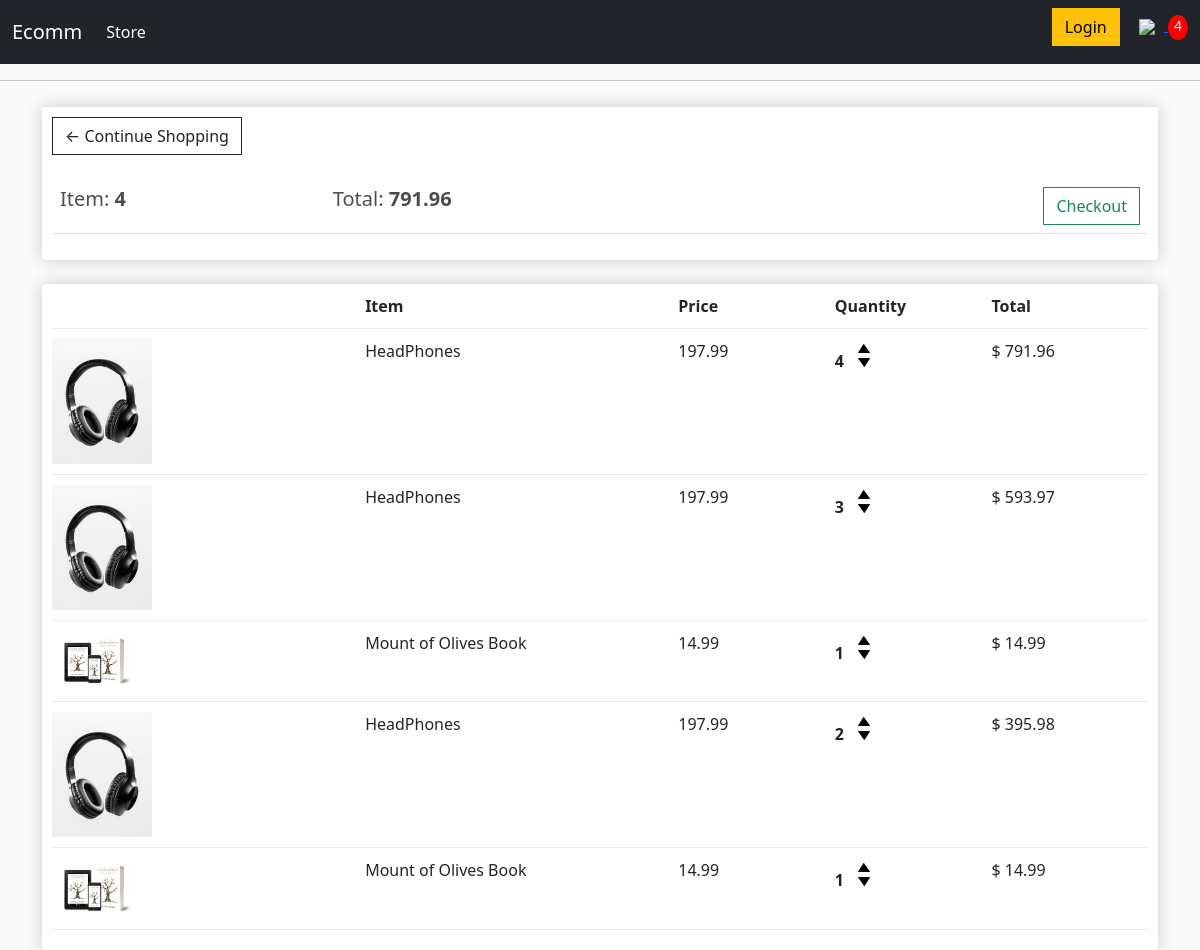
The app's page /cart/ (signed in) with its own data.
### store/models.py (models this page shows, shortened)
class Order(models.Model):
	customer = models.ForeignKey(Customer, on_delete=models.SET_NULL, blank=True, null=True)
	date_ordered = models.DateTimeField(auto_now_add=True)
	complete = models.BooleanField(default=False, null=True, blank=True)
	transaction_id = models.CharField(max_length=200, null=True)
	@property
	def get_cart_total(self):
		orderitems = self.orderitem_set.all()
		total = sum([item.get_total for item in orderitems])
		return total
	@property
	def get_cart_items(self):
		orderitems = self.orderitem_set.all()
		total = sum([item.quantity for item in orderitems])
		return total

class OrderItem(models.Model):
	product = models.ForeignKey(Product, on_delete=models.SET_NULL, blank=True, null=True)
	order = models.ForeignKey(Order, on_delete=models.SET_NULL, blank=True,null=True)
	quantity = models.IntegerField(default=0, null=True,blank=True)
	date_added = models.DateTimeField(auto_now_add=True)
	@property
	def get_total(self):
		total = self.product.price * self.quantity
		return total

class Product(models.Model):
	name = models.CharField(max_length=200, null=True)
	price = models.DecimalField(max_digits=7, decimal_places=2)
	digital = models.BooleanField(default=False, null=True, blank=True)
	image = models.ImageField(null=True, blank=True)
	@property
	def	imageURL(self):
		try:
			url=self.image.url
		except:
			url = ''
		return url

### store/views.py (the view)
# urls.py: path('cart/', views.cart, name='cart' ),
def cart(request):
	if request.user.is_authenticated:
		customer = request.user.customer
		order, created = Order.objects.get_or_create(customer=customer, complete=False)
		items = OrderItem.objects.all()
		cartItems = order.get_cart_items
	else:
		data = cartData(request)
		cartItems = data['cartItems']
		order = data['order']
		items = data['items']
	context = {'items':items, 'order':order, 'cartItems': cartItems  }
	return render(request, 'store/cart.html', context)

### store/templates/store/cart.html
{% extends 'store/main.html' %}
{% load static %}
{% block content %}
<div class="row">
	<div class="col-lg-12">
		<div class="box-element">
			<a class="btn btn-outline-dark" href="{% url 'store' %}">&#x2190; Continue Shopping</a>
			<br>
			<br>
			<table class="table">
				<tr>
                    <th> <h5>Item: <strong>{{ order.get_cart_items }}</strong></h5></th>
                    <th> <h5>Total: <strong>{{order.get_cart_total|floatformat:2}}</strong></h5></th>
                    <th> <a style="float:right; margin:5 px;  " class=" btn btn-outline-success	" href=" {% url 'checkout' %}	">Checkout</a>	</th>
				</tr>
			</table>
		</div>
		<br>
		<div class="box-element">
			<div class="cart-row">
				<div style="flex:2;"><strong>	</strong></div>
				<div style="flex:2;"><strong>Item</strong></div>
				<div style="flex:1;"><strong>Price</strong></div>
				<div style="flex:1;"><strong>Quantity</strong></div>
				<div style="flex:1;"><strong>Total</strong></div>
			</div>
			{% for item in items %}
			<div class="cart-row">
				<div style="flex:2;"><img class="row-image" src="{{item.product.imageURL}}	" ></div>
				<div style="flex:2;"> {{item.product.name}}</div>
				<div style="flex:1;">{{item.product.price|floatformat:2}}</div>
				<div style="flex:1;">
					<p class="quantity">{{item.quantity}}</p>
					<div class="quantity">
					<img data-product={{item.product.id}} data-action = "add" class="chg-quantity update-cart "  src="{% static 'images/arrow-up.png' %}">
					<img data-product={{item.product.id}} data-action="remove" class="chg-quantity update-cart" src="{% static 'images/arrow-down.png' %}">
					</div>
				</div>
				<div style="flex:1;">$ {{item.get_total|floatformat:2}}</div>
			</div>
			{% endfor %}
		</div>
	</div>
</div>
{% endblock content%}?>

### static/css/main.css (style rules this page uses)
body { background-color: hsl(0, 0%, 98%); }
h1,h2,h3,h4,h5,h6 { color:hsl(0, 0%, 30%); }
.box-element { box-shadow:hsl(0, 0%, 80%) 0 0 16px; background-color: #fff; border-radius: 4px; padding: 10px; }
.col-lg-4, .col-lg-6, .col-lg-8, .col-lg-12 { margin-top: 10px; }
.btn { border-radius: 0; }
.row-image { width: 100px; }
.cart-row { display: flex; align-items: flex-stretch; padding-bottom: 10px; margin-bottom: 10px; border-bottom: 1px solid #ececec; }
.quantity { display: inline-block; font-weight: 700; padding-right:10px; }
.chg-quantity { width: 12px; cursor: pointer; display: block; margin-top: 5px; transition:.1s; }

### records on screen
Order: get_cart_items "4", get_cart_total "791.96"
OrderItem: product.imageURL (picture), product.name "HeadPhones", product.price "197.99", quantity "4", get_total "791.96"
OrderItem: product.imageURL (picture), product.name "HeadPhones", product.price "197.99", quantity "3", get_total "593.97"
OrderItem: product.imageURL (picture), product.name "Mount of Olives Book", product.price "14.99", quantity "1", get_total "14.99"
OrderItem: product.imageURL (picture), product.name "HeadPhones", product.price "197.99", quantity "2", get_total "395.98"
OrderItem: product.imageURL (picture), product.name "Mount of Olives Book", product.price "14.99", quantity "1", get_total "14.99"

### other values on screen
{{ cartItems }} "4"
